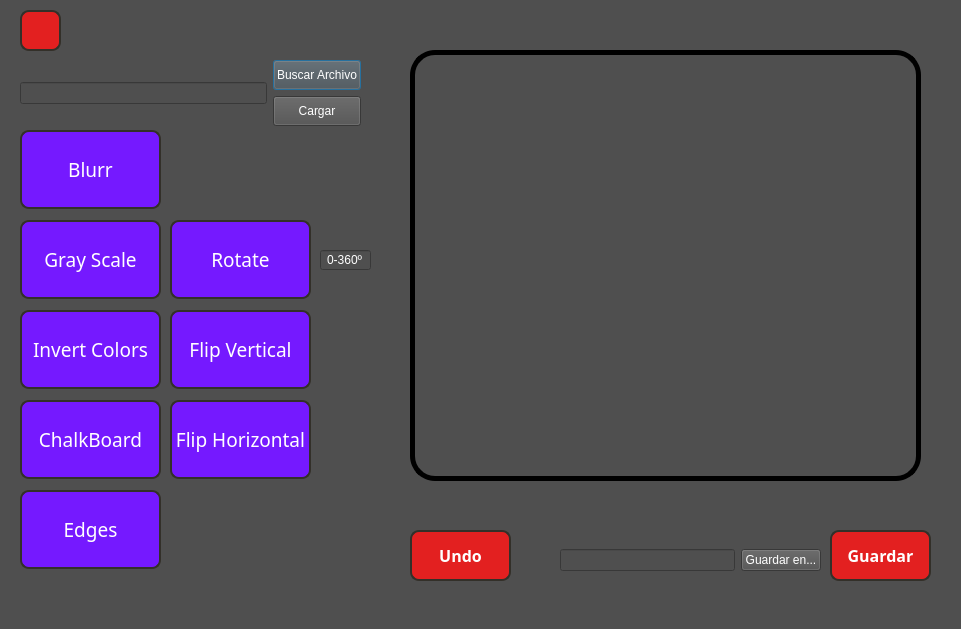
<?xml version="1.0" encoding="UTF-8"?>
<ui version="4.0">
 <class>Edit_window</class>
 <widget class="QDialog" name="Edit_window">
  <property name="geometry">
   <rect>
    <x>0</x>
    <y>0</y>
    <width>961</width>
    <height>629</height>
   </rect>
  </property>
  <property name="minimumSize">
   <size>
    <width>961</width>
    <height>629</height>
   </size>
  </property>
  <property name="maximumSize">
   <size>
    <width>961</width>
    <height>629</height>
   </size>
  </property>
  <property name="windowTitle">
   <string>Dialog</string>
  </property>
  <property name="styleSheet">
   <string notr="true">background-color: rgb(79, 79, 79);</string>
  </property>
  <widget class="QWidget" name="horizontalLayoutWidget">
   <property name="geometry">
    <rect>
     <x>20</x>
     <y>60</y>
     <width>341</width>
     <height>66</height>
    </rect>
   </property>
   <layout class="QHBoxLayout" name="horizontalLayout">
    <item>
     <widget class="QLineEdit" name="line_file">
      <property name="enabled">
       <bool>false</bool>
      </property>
     </widget>
    </item>
    <item>
     <layout class="QVBoxLayout" name="verticalLayout">
      <item>
       <widget class="QPushButton" name="pushButton_buscarfile">
        <property name="sizePolicy">
         <sizepolicy hsizetype="Minimum" vsizetype="MinimumExpanding">
          <horstretch>0</horstretch>
          <verstretch>0</verstretch>
         </sizepolicy>
        </property>
        <property name="styleSheet">
         <string notr="true">color: rgb(255, 255, 255);</string>
        </property>
        <property name="text">
         <string>Buscar Archivo</string>
        </property>
       </widget>
      </item>
      <item>
       <widget class="QPushButton" name="pushButton_load">
        <property name="enabled">
         <bool>true</bool>
        </property>
        <property name="sizePolicy">
         <sizepolicy hsizetype="Minimum" vsizetype="MinimumExpanding">
          <horstretch>0</horstretch>
          <verstretch>0</verstretch>
         </sizepolicy>
        </property>
        <property name="styleSheet">
         <string notr="true">color: rgb(255, 255, 255);</string>
        </property>
        <property name="text">
         <string>Cargar</string>
        </property>
       </widget>
      </item>
     </layout>
    </item>
   </layout>
  </widget>
  <widget class="QGraphicsView" name="graphicsView">
   <property name="geometry">
    <rect>
     <x>410</x>
     <y>50</y>
     <width>511</width>
     <height>431</height>
    </rect>
   </property>
   <property name="styleSheet">
    <string notr="true">border-radius: 25%;
border-width: 5px;
border-style: solid;
border-color: (0,0,0);</string>
   </property>
  </widget>
  <widget class="QWidget" name="horizontalLayoutWidget_3">
   <property name="geometry">
    <rect>
     <x>560</x>
     <y>520</y>
     <width>261</width>
     <height>80</height>
    </rect>
   </property>
   <layout class="QHBoxLayout" name="horizontalLayout_2">
    <item>
     <widget class="QLineEdit" name="lineEdit_savepath">
      <property name="enabled">
       <bool>false</bool>
      </property>
     </widget>
    </item>
    <item>
     <widget class="QPushButton" name="pushButton_savepath">
      <property name="styleSheet">
       <string notr="true">color: rgb(255, 255, 255);</string>
      </property>
      <property name="text">
       <string>Guardar en...</string>
      </property>
     </widget>
    </item>
   </layout>
  </widget>
  <widget class="QPushButton" name="pushButton_undo">
   <property name="enabled">
    <bool>false</bool>
   </property>
   <property name="geometry">
    <rect>
     <x>410</x>
     <y>530</y>
     <width>101</width>
     <height>51</height>
    </rect>
   </property>
   <property name="font">
    <font>
     <family>Segoe MDL2 Assets</family>
     <pointsize>12</pointsize>
     <weight>75</weight>
     <bold>true</bold>
    </font>
   </property>
   <property name="styleSheet">
    <string notr="true">.QPushButton {
	color: rgb(255, 255, 255);
	background:linear-gradient(to bottom, #7519ff 5%, #474236 100%);
	background-color:#e32020;
	border-radius:9px;
	border:2px solid #333029;

}
.QPushButton:hover {
	background:linear-gradient(to bottom, #474236 5%, #7519ff 100%);
	background-color:#961515;
}
.QPushButton:active {
	position:relative;
	top:1px;
}</string>
   </property>
   <property name="text">
    <string>Undo</string>
   </property>
  </widget>
  <widget class="QPushButton" name="pushButton_save">
   <property name="geometry">
    <rect>
     <x>830</x>
     <y>530</y>
     <width>101</width>
     <height>51</height>
    </rect>
   </property>
   <property name="font">
    <font>
     <family>Segoe MDL2 Assets</family>
     <pointsize>12</pointsize>
     <weight>75</weight>
     <italic>false</italic>
     <bold>true</bold>
    </font>
   </property>
   <property name="styleSheet">
    <string notr="true">.QPushButton {
	color: rgb(255, 255, 255);
	background:linear-gradient(to bottom, #7519ff 5%, #474236 100%);
	background-color:#e32020;
	border-radius:9px;
	border:2px solid #333029;

}
.QPushButton:hover {
	background:linear-gradient(to bottom, #474236 5%, #7519ff 100%);
	background-color:#961515;
}
.QPushButton:active {
	position:relative;
	top:1px;
}</string>
   </property>
   <property name="text">
    <string>Guardar</string>
   </property>
  </widget>
  <widget class="QPushButton" name="pushButton_back">
   <property name="geometry">
    <rect>
     <x>20</x>
     <y>10</y>
     <width>41</width>
     <height>41</height>
    </rect>
   </property>
   <property name="styleSheet">
    <string notr="true">.QPushButton {
    background: url(:/logos/left-arrow-in-circular-button_2.png);
	background-color:rgb(227, 32, 32);
    background-position: center center;
    background-repeat: no-repeat;
	border-radius:9px;
	border:2px solid #333029;
	
}
.QPushButton:hover {
    background: url(:/logos/left-arrow-in-circular-button_2.png);
	background-color:rgb(140, 4, 4);
    background-position: center center;
    background-repeat: no-repeat;
}
.QPushButton:active {
	position:relative;
	top:1px;
}</string>
   </property>
   <property name="text">
    <string/>
   </property>
  </widget>
  <widget class="QPushButton" name="pushButton_blurr">
   <property name="enabled">
    <bool>false</bool>
   </property>
   <property name="geometry">
    <rect>
     <x>20</x>
     <y>130</y>
     <width>141</width>
     <height>79</height>
    </rect>
   </property>
   <property name="sizePolicy">
    <sizepolicy hsizetype="Minimum" vsizetype="MinimumExpanding">
     <horstretch>0</horstretch>
     <verstretch>0</verstretch>
    </sizepolicy>
   </property>
   <property name="font">
    <font>
     <family>Segoe MDL2 Assets</family>
     <pointsize>14</pointsize>
     <weight>50</weight>
     <italic>false</italic>
     <bold>false</bold>
     <stylestrategy>PreferDefault</stylestrategy>
     <kerning>false</kerning>
    </font>
   </property>
   <property name="styleSheet">
    <string notr="true">.QPushButton {
	color: rgb(255, 255, 255);
	background:linear-gradient(to bottom, #7519ff 5%, #474236 100%);
	background-color:#7519ff;
	border-radius:9px;
	border:2px solid #333029;

}
.QPushButton:hover {
	background:linear-gradient(to bottom, #474236 5%, #7519ff 100%);
	background-color:#474236;
}
.QPushButton:active {
	position:relative;
	top:1px;
}</string>
   </property>
   <property name="text">
    <string>Blurr</string>
   </property>
  </widget>
  <widget class="QPushButton" name="pushButton_gray">
   <property name="enabled">
    <bool>false</bool>
   </property>
   <property name="geometry">
    <rect>
     <x>20</x>
     <y>220</y>
     <width>141</width>
     <height>79</height>
    </rect>
   </property>
   <property name="sizePolicy">
    <sizepolicy hsizetype="Minimum" vsizetype="MinimumExpanding">
     <horstretch>0</horstretch>
     <verstretch>0</verstretch>
    </sizepolicy>
   </property>
   <property name="font">
    <font>
     <family>Segoe MDL2 Assets</family>
     <pointsize>14</pointsize>
     <weight>50</weight>
     <bold>false</bold>
    </font>
   </property>
   <property name="styleSheet">
    <string notr="true">.QPushButton {
	color: rgb(255, 255, 255);
	background:linear-gradient(to bottom, #7519ff 5%, #474236 100%);
	background-color:#7519ff;
	border-radius:9px;
	border:2px solid #333029;

}
.QPushButton:hover {
	background:linear-gradient(to bottom, #474236 5%, #7519ff 100%);
	background-color:#474236;
}
.QPushButton:active {
	position:relative;
	top:1px;
}</string>
   </property>
   <property name="text">
    <string>Gray Scale</string>
   </property>
  </widget>
  <widget class="QPushButton" name="pushButton_invertcolors">
   <property name="enabled">
    <bool>false</bool>
   </property>
   <property name="geometry">
    <rect>
     <x>20</x>
     <y>310</y>
     <width>141</width>
     <height>79</height>
    </rect>
   </property>
   <property name="sizePolicy">
    <sizepolicy hsizetype="Minimum" vsizetype="MinimumExpanding">
     <horstretch>0</horstretch>
     <verstretch>0</verstretch>
    </sizepolicy>
   </property>
   <property name="font">
    <font>
     <family>Segoe MDL2 Assets</family>
     <pointsize>14</pointsize>
     <weight>50</weight>
     <bold>false</bold>
    </font>
   </property>
   <property name="styleSheet">
    <string notr="true">.QPushButton {
	color: rgb(255, 255, 255);
	background:linear-gradient(to bottom, #7519ff 5%, #474236 100%);
	background-color:#7519ff;
	border-radius:9px;
	border:2px solid #333029;

}
.QPushButton:hover {
	background:linear-gradient(to bottom, #474236 5%, #7519ff 100%);
	background-color:#474236;
}
.QPushButton:active {
	position:relative;
	top:1px;
}</string>
   </property>
   <property name="text">
    <string>Invert Colors</string>
   </property>
  </widget>
  <widget class="QPushButton" name="pushButton_laplace">
   <property name="enabled">
    <bool>false</bool>
   </property>
   <property name="geometry">
    <rect>
     <x>20</x>
     <y>400</y>
     <width>141</width>
     <height>79</height>
    </rect>
   </property>
   <property name="sizePolicy">
    <sizepolicy hsizetype="Minimum" vsizetype="MinimumExpanding">
     <horstretch>0</horstretch>
     <verstretch>0</verstretch>
    </sizepolicy>
   </property>
   <property name="font">
    <font>
     <family>Segoe MDL2 Assets</family>
     <pointsize>14</pointsize>
     <weight>50</weight>
     <bold>false</bold>
    </font>
   </property>
   <property name="styleSheet">
    <string notr="true">.QPushButton {
	color: rgb(255, 255, 255);
	background:linear-gradient(to bottom, #7519ff 5%, #474236 100%);
	background-color:#7519ff;
	border-radius:9px;
	border:2px solid #333029;

}
.QPushButton:hover {
	background:linear-gradient(to bottom, #474236 5%, #7519ff 100%);
	background-color:#474236;
}
.QPushButton:active {
	position:relative;
	top:1px;
}</string>
   </property>
   <property name="text">
    <string>ChalkBoard</string>
   </property>
  </widget>
  <widget class="QPushButton" name="pushButton_edges">
   <property name="enabled">
    <bool>false</bool>
   </property>
   <property name="geometry">
    <rect>
     <x>20</x>
     <y>490</y>
     <width>141</width>
     <height>79</height>
    </rect>
   </property>
   <property name="sizePolicy">
    <sizepolicy hsizetype="Minimum" vsizetype="MinimumExpanding">
     <horstretch>0</horstretch>
     <verstretch>0</verstretch>
    </sizepolicy>
   </property>
   <property name="font">
    <font>
     <family>Segoe MDL2 Assets</family>
     <pointsize>14</pointsize>
     <weight>50</weight>
     <bold>false</bold>
    </font>
   </property>
   <property name="styleSheet">
    <string notr="true">.QPushButton {
	color: rgb(255, 255, 255);
	background:linear-gradient(to bottom, #7519ff 5%, #474236 100%);
	background-color:#7519ff;
	border-radius:9px;
	border:2px solid #333029;

}
.QPushButton:hover {
	background:linear-gradient(to bottom, #474236 5%, #7519ff 100%);
	background-color:#474236;
}
.QPushButton:active {
	position:relative;
	top:1px;
}</string>
   </property>
   <property name="text">
    <string>Edges</string>
   </property>
  </widget>
  <widget class="QPushButton" name="pushButton_rotate">
   <property name="enabled">
    <bool>false</bool>
   </property>
   <property name="geometry">
    <rect>
     <x>170</x>
     <y>220</y>
     <width>141</width>
     <height>79</height>
    </rect>
   </property>
   <property name="sizePolicy">
    <sizepolicy hsizetype="Minimum" vsizetype="MinimumExpanding">
     <horstretch>0</horstretch>
     <verstretch>0</verstretch>
    </sizepolicy>
   </property>
   <property name="font">
    <font>
     <family>Segoe MDL2 Assets</family>
     <pointsize>14</pointsize>
     <weight>50</weight>
     <bold>false</bold>
    </font>
   </property>
   <property name="styleSheet">
    <string notr="true">.QPushButton {
	color: rgb(255, 255, 255);
	background:linear-gradient(to bottom, #7519ff 5%, #474236 100%);
	background-color:#7519ff;
	border-radius:9px;
	border:2px solid #333029;

}
.QPushButton:hover {
	background:linear-gradient(to bottom, #474236 5%, #7519ff 100%);
	background-color:#474236;
}
.QPushButton:active {
	position:relative;
	top:1px;
}</string>
   </property>
   <property name="text">
    <string>Rotate</string>
   </property>
  </widget>
  <widget class="QLineEdit" name="lineEdit_rotation">
   <property name="enabled">
    <bool>true</bool>
   </property>
   <property name="geometry">
    <rect>
     <x>320</x>
     <y>250</y>
     <width>51</width>
     <height>20</height>
    </rect>
   </property>
   <property name="styleSheet">
    <string notr="true">color: rgb(255, 255, 255);</string>
   </property>
   <property name="text">
    <string>0-360º</string>
   </property>
   <property name="alignment">
    <set>Qt::AlignCenter</set>
   </property>
  </widget>
  <widget class="QPushButton" name="pushButton_flipV">
   <property name="enabled">
    <bool>false</bool>
   </property>
   <property name="geometry">
    <rect>
     <x>170</x>
     <y>310</y>
     <width>141</width>
     <height>79</height>
    </rect>
   </property>
   <property name="sizePolicy">
    <sizepolicy hsizetype="Minimum" vsizetype="MinimumExpanding">
     <horstretch>0</horstretch>
     <verstretch>0</verstretch>
    </sizepolicy>
   </property>
   <property name="font">
    <font>
     <family>Segoe MDL2 Assets</family>
     <pointsize>14</pointsize>
     <weight>50</weight>
     <bold>false</bold>
    </font>
   </property>
   <property name="styleSheet">
    <string notr="true">.QPushButton {
	color: rgb(255, 255, 255);
	background:linear-gradient(to bottom, #7519ff 5%, #474236 100%);
	background-color:#7519ff;
	border-radius:9px;
	border:2px solid #333029;

}
.QPushButton:hover {
	background:linear-gradient(to bottom, #474236 5%, #7519ff 100%);
	background-color:#474236;
}
.QPushButton:active {
	position:relative;
	top:1px;
}</string>
   </property>
   <property name="text">
    <string>Flip Vertical</string>
   </property>
  </widget>
  <widget class="QPushButton" name="pushButton_flipH">
   <property name="enabled">
    <bool>false</bool>
   </property>
   <property name="geometry">
    <rect>
     <x>170</x>
     <y>400</y>
     <width>141</width>
     <height>79</height>
    </rect>
   </property>
   <property name="sizePolicy">
    <sizepolicy hsizetype="Minimum" vsizetype="MinimumExpanding">
     <horstretch>0</horstretch>
     <verstretch>0</verstretch>
    </sizepolicy>
   </property>
   <property name="font">
    <font>
     <family>Segoe MDL2 Assets</family>
     <pointsize>14</pointsize>
     <weight>50</weight>
     <bold>false</bold>
    </font>
   </property>
   <property name="styleSheet">
    <string notr="true">.QPushButton {
	color: rgb(255, 255, 255);
	background:linear-gradient(to bottom, #7519ff 5%, #474236 100%);
	background-color:#7519ff;
	border-radius:9px;
	border:2px solid #333029;

}
.QPushButton:hover {
	background:linear-gradient(to bottom, #474236 5%, #7519ff 100%);
	background-color:#474236;
}
.QPushButton:active {
	position:relative;
	top:1px;
}</string>
   </property>
   <property name="text">
    <string>Flip Horizontal</string>
   </property>
  </widget>
 </widget>
 <resources>
  <include location="resources.qrc"/>
 </resources>
 <connections/>
</ui>
